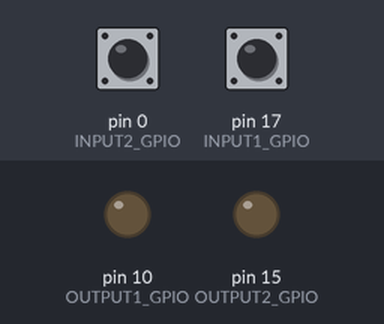
Recording of a sketch running on a simulated Arduino Uno, built with avr-gcc and run on an emulated ATmega328P. On the bench: output pins drawn as LEDs (lit = HIGH). The inputs (shaded band) are chosen by the test bench; at power-on: pin 0 (INPUT2_GPIO) HIGH, pin 17 (INPUT1_GPIO) HIGH.

Above: at 1.2 s.
1.3 s: pin 0 (INPUT2_GPIO) pulled LOW for 0.15 s
At 1.4 s:
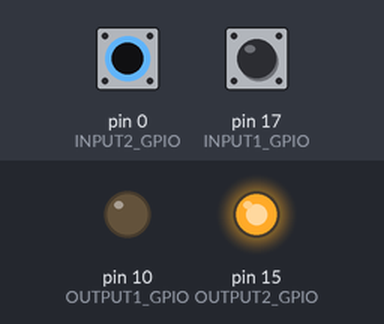
3.0 s: pin 17 (INPUT1_GPIO) pulled LOW for 0.15 s
At 3.1 s:
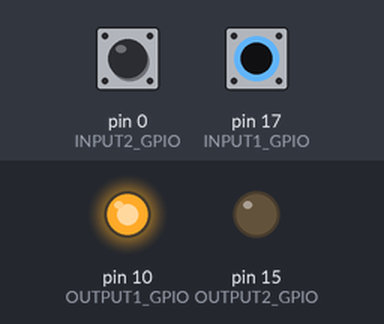
4.7 s: pin 17 (INPUT1_GPIO) pulled LOW for 3.2 s
At 9.0 s:
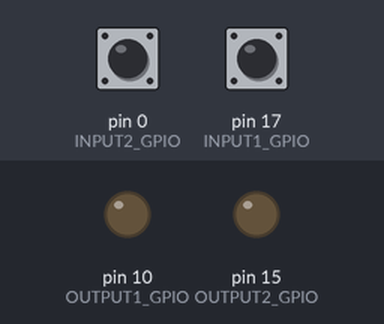
9.4 s: pin 0 (INPUT2_GPIO) pulled LOW for 3.2 s
At 10.1 s:
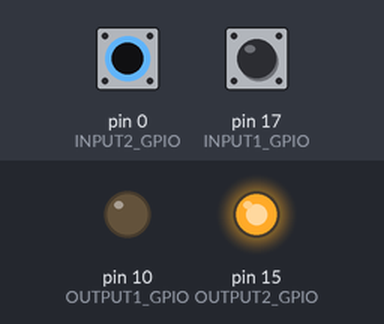
14.1 s: pin 0 (INPUT2_GPIO) driven LOW and pin 17 (INPUT1_GPIO) driven LOW
At 15.0 s:
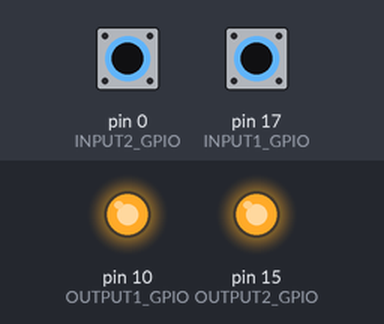
Timing chart, 0 to 16.6 s (numbered marks = the images above; inputs shaded):
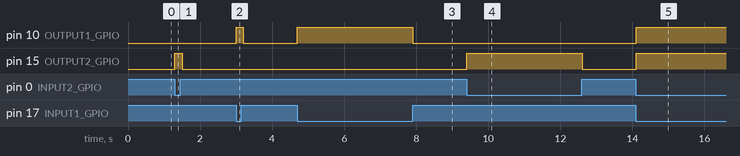

Measured:
- after the input at 1.3 s, pin 15 (OUTPUT2_GPIO): LOW → HIGH at once, → LOW 0.20 s later
- after the input at 3.0 s, pin 10 (OUTPUT1_GPIO): LOW → HIGH at once, → LOW 0.20 s later
- after the input at 4.7 s, pin 10 (OUTPUT1_GPIO): LOW → HIGH at once, → LOW 3.2 s later
- after the input at 9.4 s, pin 15 (OUTPUT2_GPIO): LOW → HIGH at once, → LOW 3.2 s later
- after the input at 14.1 s, pin 10 (OUTPUT1_GPIO), pin 15 (OUTPUT2_GPIO): LOW → HIGH at once

The sketch:

result_ASSIGN.ino
```cpp
// Arduino code generated from .st file

#define INPUT1_GPIO 17
#define INPUT2_GPIO 0
#define OUTPUT1_GPIO 10
#define OUTPUT2_GPIO 15


void setup() {
  pinMode(INPUT1_GPIO, INPUT_PULLUP);
  pinMode(INPUT2_GPIO, INPUT_PULLUP);
  pinMode(OUTPUT1_GPIO, OUTPUT);
  pinMode(OUTPUT2_GPIO, OUTPUT);

}

void loop() {
  bool input1 = (digitalRead(INPUT1_GPIO) == LOW);
  bool input2 = (digitalRead(INPUT2_GPIO) == LOW);

  digitalWrite(OUTPUT1_GPIO, input1 ? HIGH : LOW);
  digitalWrite(OUTPUT2_GPIO, input2 ? HIGH : LOW);

  delay(100);
}
```
